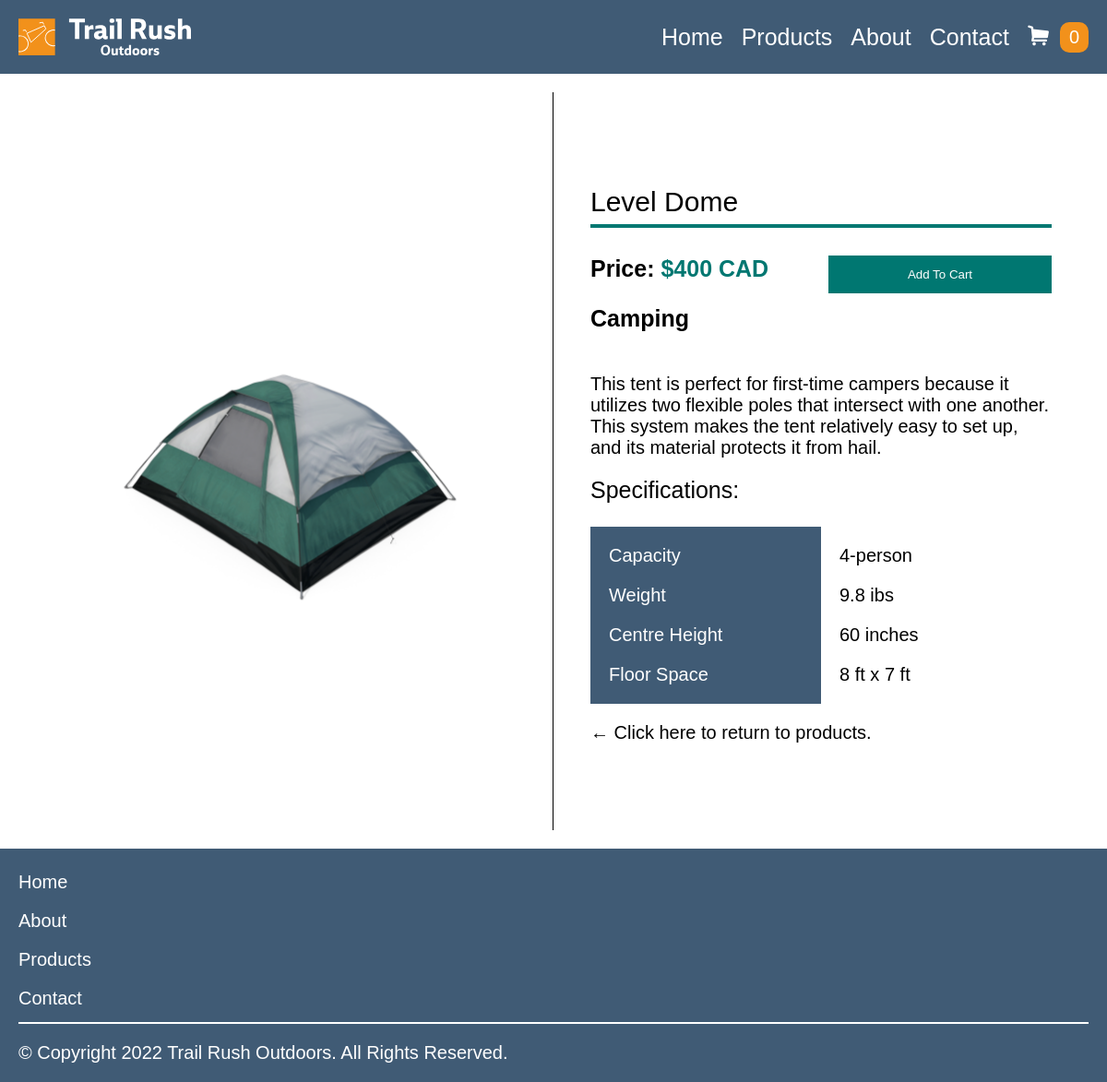
/description.php?id=2, run on the app's committed database.
### tables this page shows
CREATE TABLE `products` (
  `id` tinyint(4) NOT NULL,
  `product` varchar(100) NOT NULL,
  `category` enum('Camping','Cycling','Fishing','Rafting') NOT NULL,
  `price` int(11) NOT NULL,
  `image` varchar(50) NOT NULL,
  `description` text NOT NULL,
  `properties` tinytext NOT NULL,
  `values` tinytext NOT NULL
);

### description.php (the view, shortened to what this page needs)
<?php
	include('includes/header.php');
?>
<?php
    $id = $_GET['id'];
    $query = "SELECT * FROM products WHERE id=$id";
?>
    <main id="description" class="w-1500 fullwidth margin-center">
        <div class="double-layout padding">
        <?php
            $sql = mysqli_query($connection, $query);
            $row = mysqli_fetch_array($sql);
            print '<div id="productImgContainer" class="double-half margins fade-in">';
                print '<img src="thumbnails/'.$row['image'].'" alt="'.$row['product'].'" class="product-img margin-none">';
            print '</div>';
            print '<div id="productContent" class="double-half margins fade-in" data-id="'.$row['id'].'" data-name="'.$row['product'].'" data-image="'.$row['image'].'" data-price="'.$row['price'].'">';
            print '<h2 class="ebony small green-underline">'.$row['product'].'</h2>';
            print '<div class="double-narrow">';
                print '<div class="container margin-none">';
                print '<h4 class="x-small"> Price: <span class="span-price turquoise">$'.$row['price'].' CAD</span></h4>';
                print '<h4 class="x-small">'.$row['category'].'</h4>';
                print '</div>';
                print '<div class="container margin-none">';
                print '<input type="submit" value="Add To Cart" id="'.$row['id'].'" class="ebony turquoise-bg gold-bg-hover fullwidth margin-none padding button purchase-button pointer">';
                print '</div>';
            print '</div>';
                print '<p>'.$row['description'].'</p>';
                print '<h3 class="ebony x-small">Specifications:</h3>';
                    print '<table id="specs" class="fullwidth">';
                        print '<tbody class="margin-none">';
                        print '<tr id="properties" class="navy-bg fullwidth margin-none padding">';
                            print $row['properties'];
                        print '</tr>';
                        print '<tr id="values" class="fullwidth margin-none padding">';
                            print $row['values'];
                        print '</tr>';
                        print '</tbody>';
                    print '</table>';
            print '<p class="margin-none"><a href="products.php" class="red-hover margin-none">&#8592; Click here to return to products.</a></p>';
            print '</div>';
        ?>
        </div>
        </main>
        <footer class="navy-bg padding">
            <ul class="no-list-style margin-bottom white-underline-light">
                <li><a href="index.php">Home</a>
                <li><a href="about.php">About</a>
                <li><a href="products.php">Products</a>
                <li class="margin-none"><a href="contact.php">Contact</a>
            </ul>
            <p>© Copyright <?php print date('Y'); ?> Trail Rush Outdoors. All Rights Reserved.</p>
        </footer>
	</body>
</html>

### styles.css (style rules this page uses)
* { box-sizing: border-box; margin: 0; padding: 0; }
a { text-decoration: none; color: #000; display: block; margin: 0; }
footer a { display: inline-block; color: #FFF; margin-bottom: 0.5em; }
body { max-width: 3200px; min-width: 240px; font-size: 1em; font-family: bebas-neue-pro, sans-serif; }
table { border-collapse: collapse; }
table tbody { display: flex; }
table tr td { display: block; text-align: left; margin-bottom: 0; }
.no-list-style { list-style-type: none; }
#productImgContainer { max-height: 500px; max-width: 500px; margin: 0 auto; }
img { width: 100%; height: auto; display: block; }
button, input[type="submit"] { border: none; }
.w-1500 { max-width: 1500px; }
.margin-center { margin: 0 auto; }
.fullwidth { width: 100%; }
.double-half:first-child { border-right: 0; }
.padding { padding: 1em; }
.margin-bottom { margin-bottom: 1em; }
.margins * { margin-bottom: 1em; }
.margin-none { margin-bottom: 0; }
.ebony { font-family: ebony, sans-serif; font-weight: 400; }
.small { font-size: 1.5em; }
.x-small { font-size: 1.25em; }
.green-underline { border-bottom: 4px solid #007771; line-height: 1.6; }
.white-underline-light { border-bottom: 2px solid #FFF; line-height: 1.6; }
.navy-bg { background-color: #405B75; color: #fff; }
.turquoise-bg { background: #007771; color: #FFF; }
.turquoise { color: #007771; }
.fade-in { animation: 0.8s ease-in fade-in; }
@media only screen and (min-width : 500px) and (min-height : 400px) { body { font-size: 1.25em; } }
@media only screen and (min-width : 500px) and (min-height : 400px) { .double-narrow { display: grid; grid-template-columns: 1fr 1fr; grid-gap: 16px; } }
@media only screen and (min-width : 1200px) { #productImgContainer { max-height: inherit; max-width: inherit; } }
@media only screen and (min-width : 1200px) { .double-half:first-child { border-right: 1px solid black; } }
@media only screen and (min-width : 1200px) { .double-layout { display: grid; grid-template-columns: 1fr 1fr; } }
@media only screen and (min-width : 1200px) { .double-half { display: flex; flex-direction: column; justify-content: center; height: 100vh; padding: 0 2em; margin-bottom: 0; } }

### data on the page
products: image (picture), product "Level Dome", price "400", category "Camping", description "This tent is perfect for first-time campers because it utilizes two flexible poles that intersect with one another. This system makes the tent relatively easy to set up, and its material protects it from hail.", properties "Capacity Weight Centre Height Floor Space", values "4-person 9.8 ibs 60 inches 8 ft x 7 ft"
